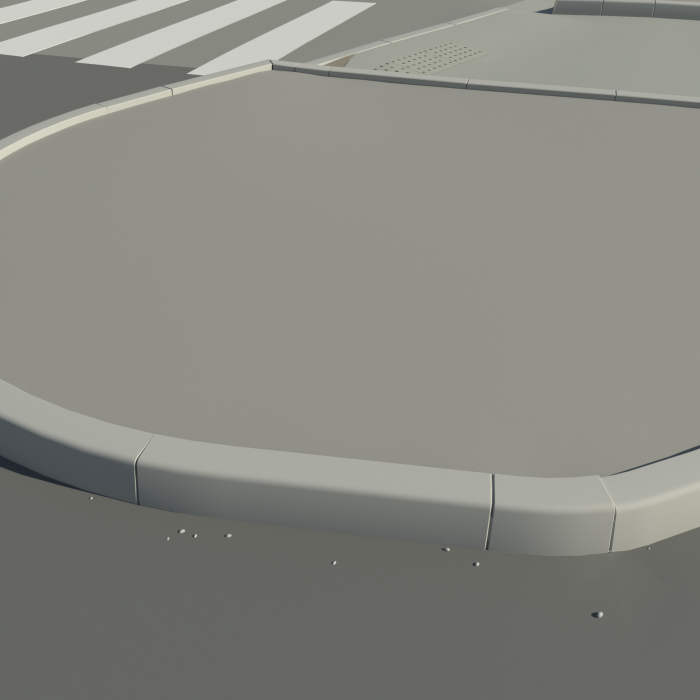
#> input picture recon/pc/rendus/v2_site/p_e_ilot_gravier.png, 1400 x 1400 px, found by its file name (shown at 1/2 size)
$ python annot.py
#> lines starting #> are read from the running program, lines starting #| are printed output that depends on the picture
from PIL import Image, ImageDraw, ImageFont
R = "D:/ClaudeCode_RoadCreation/"
Q = R + "recon/out/paquet_jardin/v2_avant_travaux/inventaire/qualite/"
F = ImageFont.truetype("arial.ttf", 22); Ft = ImageFont.truetype("arial.ttf", 20)
cas = [
 ("recon/pc/rendus/v2_site/p_e_ilot_gravier.png", "1. Karma p_e : trou de 0,02 m2 dans le remplissage de I-0390 (1,7 ; -13,0), plis du remplissage, eclats epars poses sur l'enrobe",
  [(765, 382, 50, "trou"), (700, 300, 160, "plis"), (420, 1060, 110, "eclats")]),
 ("recon/pc/rendus/v2_site/p_a_pieton_file_joints.png", "2. Karma p_a : ondulations de la chaussee au pied de la bordure (27,4 ; 14,6), epaufrures en trous ronds",
  [(830, 520, 90, "ondulations"), (700, 1000, 60, "trous ronds"), (640, 860, 45, "")]),
 ("recon/pc/rendus/v2_site/p_b_abaisse_traversee_bev.png", "3. Karma p_b : bout de bordure coude et ressaut (16,8 ; -0,7), eclats sur la chaussee (16,5 ; 3,2)",
  [(1335, 290, 80, "coude"), (200, 590, 90, "eclats"), (1220, 455, 50, "")]),
 ("recon/pc/rendus/v2_site/c_cam1_ensemble_sud.png", "4. Karma c_cam1 : batiments = trous dans le sol, secteur est (Saules Blancs) en aplat gris, aucun arbre ni mobilier",
  [(1330, 720, 90, "trou batiment"), (1050, 760, 140, "aplat"), (120, 560, 120, "trou batiment")]),
 ("recon/out/paquet_jardin/v2/ue_pilote/ctx_cam2_1920x1080.png", "5. UE ctx_cam2 (hors pilote = v1) : bordure en mur vertical a tete en dents de scie, marquage jaune drape sur la face",
  [(1700, 1010, 80, "jaune sur bordure"), (1250, 620, 110, "dents de scie")]),
 ("recon/out/paquet_jardin/v2/ue_pilote/ctx_cam4_1920x1080.png", "6. UE ctx_cam4 (v1) : fleche vectorisee depuis le raster, contour en escalier, fusionnee avec la ligne",
  [(1150, 800, 170, "escalier + fusion")]),
]
w = 900
ims = []
for f, titre, marques in cas:
    im = Image.open(R + f).convert("RGB"); k = w / im.width
#> further down, im is the input picture: PIL image 1400x1400 RGB; mean R, G, B 134.6, 135.4, 128.4
#> after `k = w / im.width`: k = 0.643
    im = im.resize((w, int(im.height * k)), Image.LANCZOS); d = ImageDraw.Draw(im)
#> after `im = im.resize((w, int(im.height * k)), Image.LANCZOS)`:
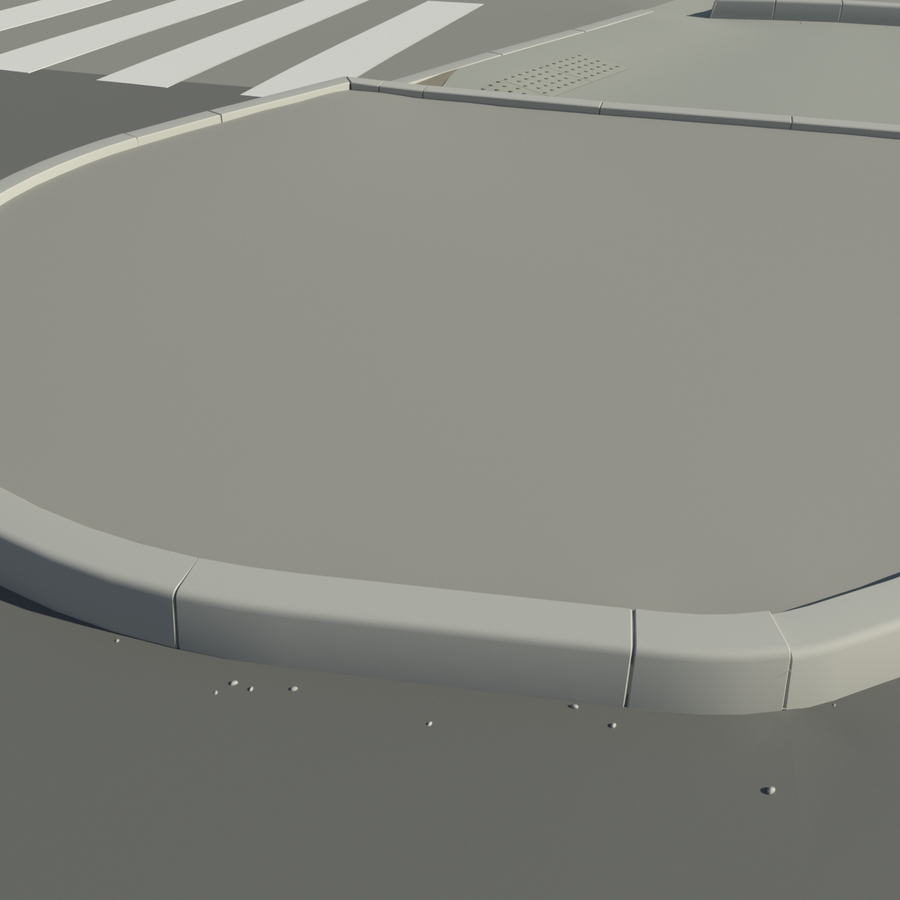
#> im: PIL image 900x900 RGB; mean R, G, B 134.6, 135.4, 128.4
    for x, y, r, t in marques:
        x, y, r = x * k, y * k, r * k
        d.ellipse((x - r, y - r, x + r, y + r), outline=(255, 40, 40), width=4)
        if t: d.text((x + r + 4, y - 12), t, fill=(255, 255, 0), font=F, stroke_width=3, stroke_fill="black")
    ims.append((im, titre))
#> pass 2 of the loop `for f, titre, marques in cas:`:
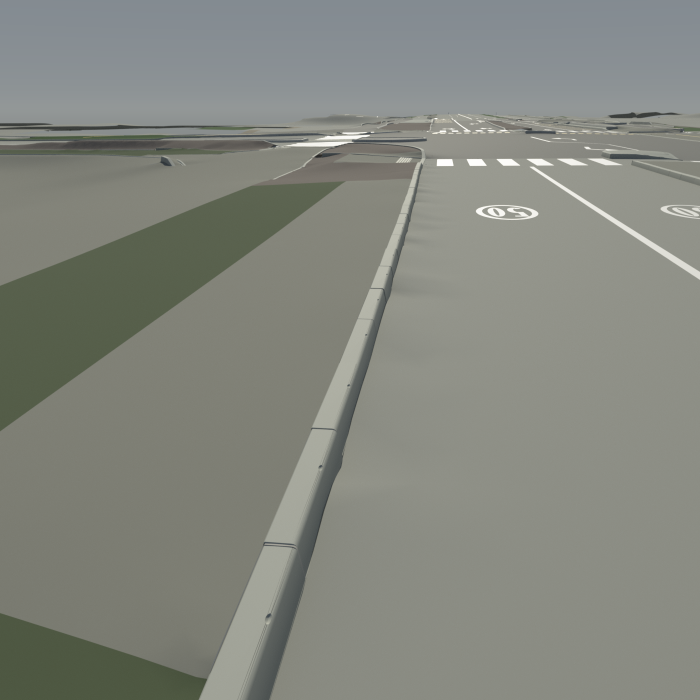
#> input picture recon/pc/rendus/v2_site/p_a_pieton_file_joints.png, 1400 x 1400 px, found by its file name (shown at 1/2 size)
#> im is the input picture: PIL image 1400x1400 RGB; mean R, G, B 131.9, 134.5, 126.6
#> `im = im.resize((w, int(im.height * k)), Image.LANCZOS)`:
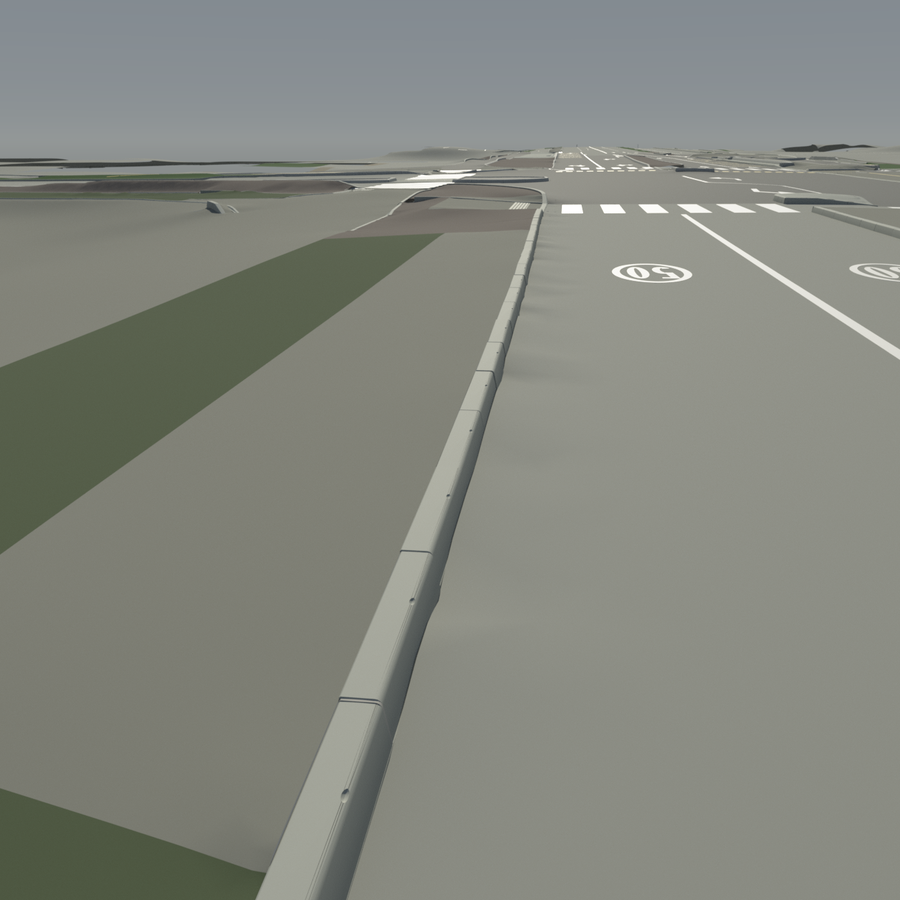
#> im: PIL image 900x900 RGB; mean R, G, B 131.9, 134.5, 126.6
#> pass 3 of the loop `for f, titre, marques in cas:`:
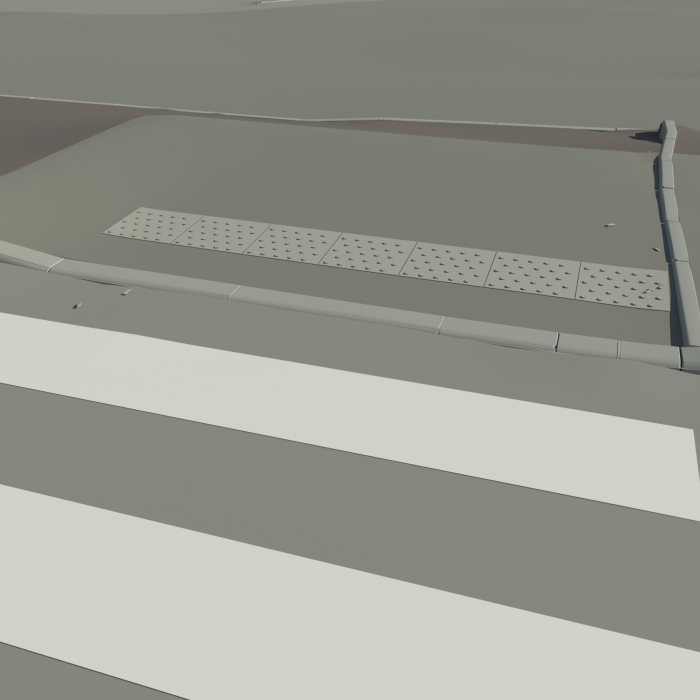
#> input picture recon/pc/rendus/v2_site/p_b_abaisse_traversee_bev.png, 1400 x 1400 px, found by its file name (shown at 1/2 size)
#> im is the input picture: PIL image 1400x1400 RGB; mean R, G, B 152.1, 153.1, 144.5
#> `im = im.resize((w, int(im.height * k)), Image.LANCZOS)`:
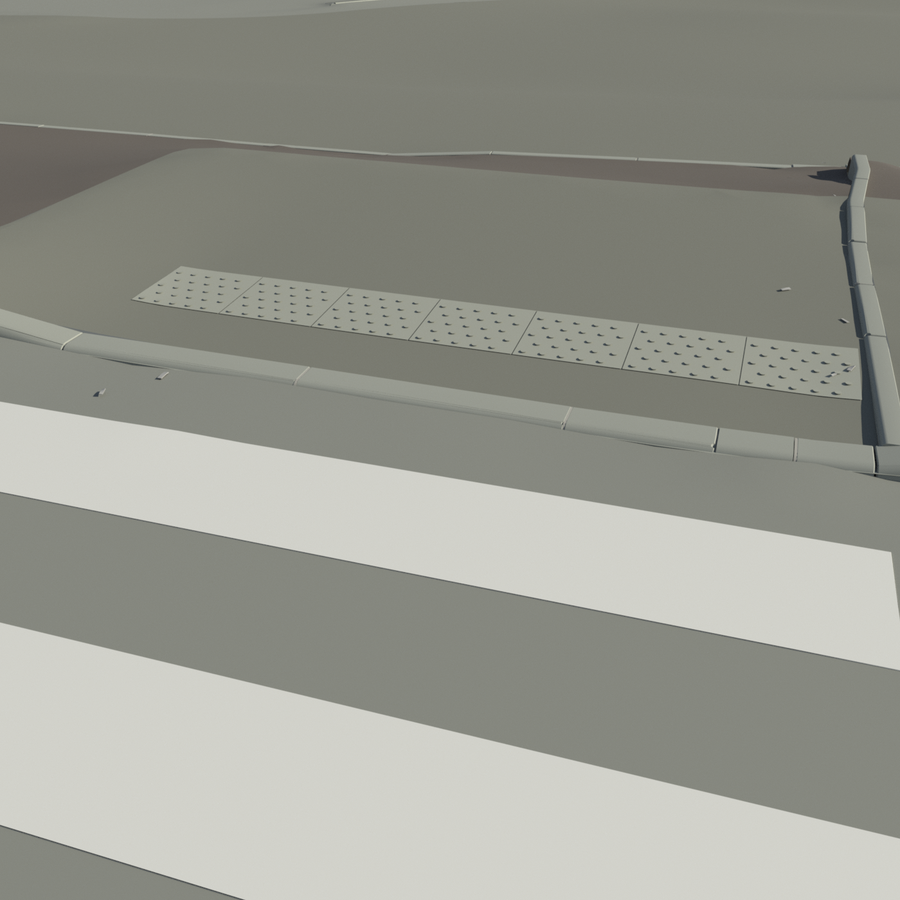
#> im: PIL image 900x900 RGB; mean R, G, B 152.1, 153.1, 144.5
#> (the run stopped early here; a loop or call above may not have finished)
